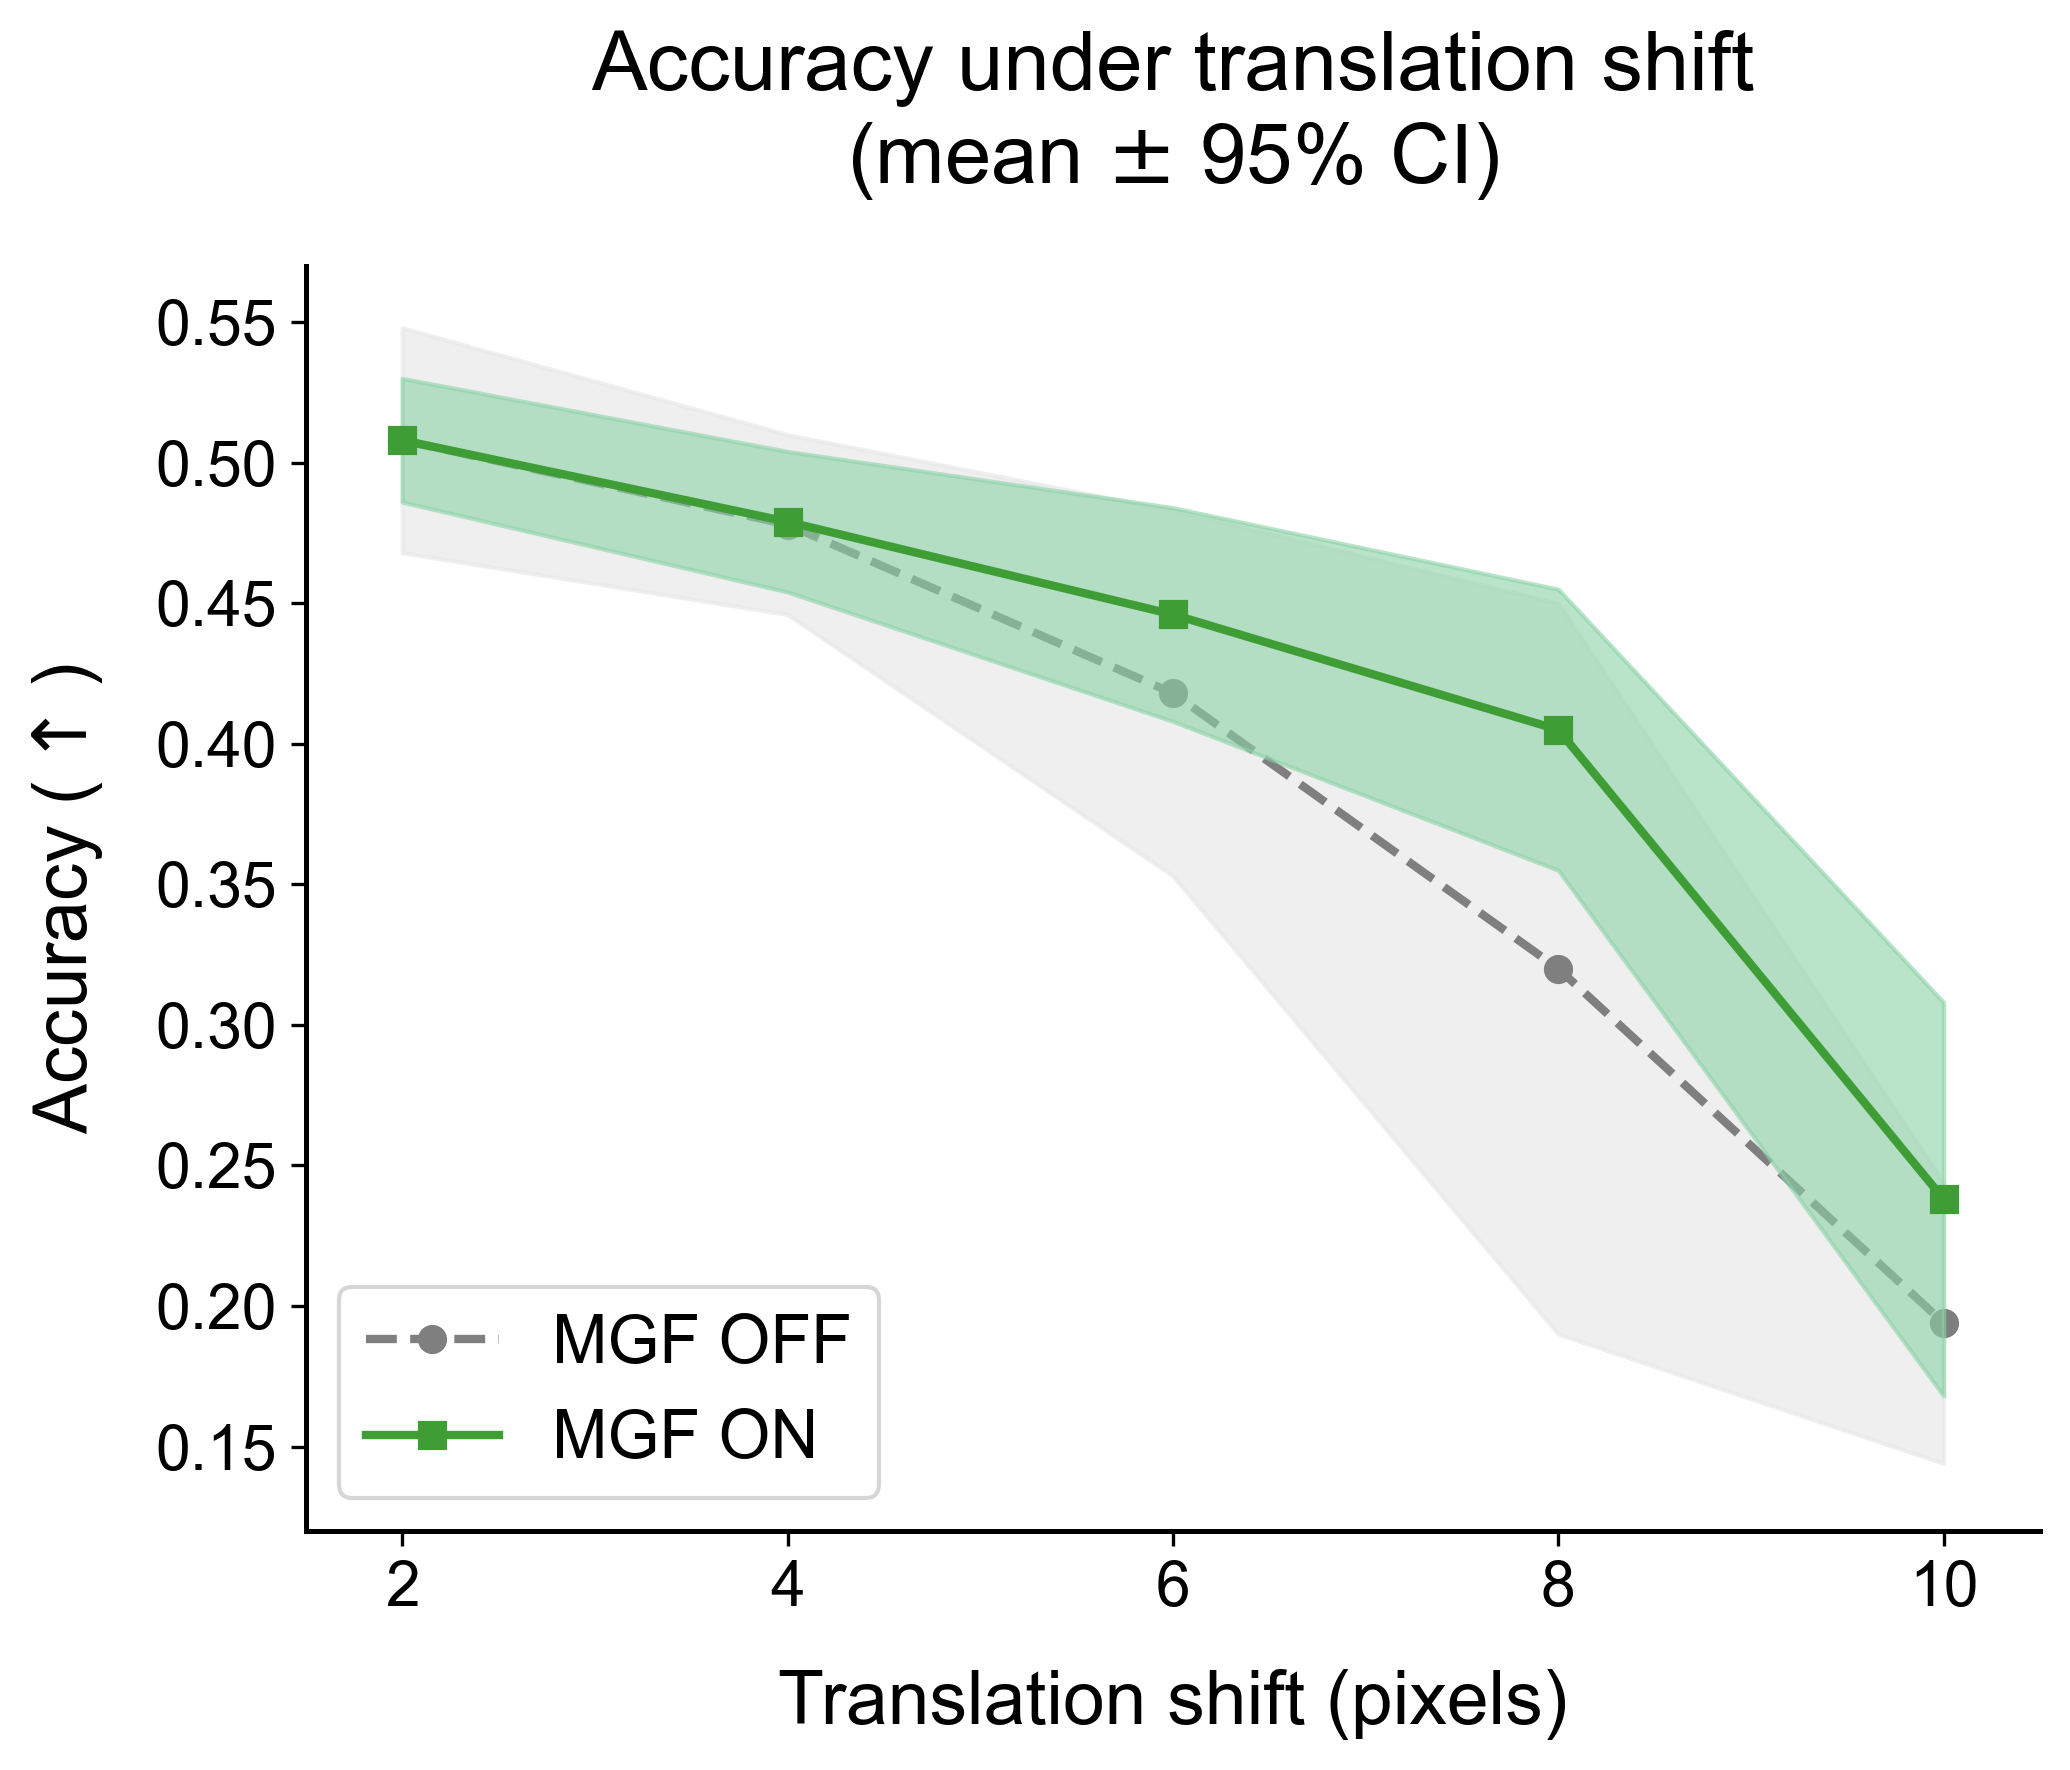

Recreate this plot in Python.
import matplotlib.pyplot as plt
import numpy as np
import pandas as pd
import os

COLOR_ON_LINE = '#3e9d35'
COLOR_ON_SHADE = '#8cd3a8'
COLOR_OFF_LINE = '#7f7f7f'
COLOR_OFF_SHADE = '#e9e9e9'

save_path = r'file_name'

translation_shifts = np.array([2, 4, 6, 8, 10])

mgf_off_mean = np.array([0.508, 0.478, 0.418, 0.320, 0.194])
mgf_off_ci = np.array([0.040, 0.032, 0.065, 0.130, 0.050])

mgf_on_mean = np.array([0.508, 0.479, 0.446, 0.405, 0.238])
mgf_on_ci = np.array([0.022, 0.025, 0.038, 0.050, 0.070])

df = pd.DataFrame({
    'Translation_Shift_Pixels': translation_shifts,
    'MGF_OFF_Mean': mgf_off_mean,
    'MGF_OFF_95CI': mgf_off_ci,
    'MGF_ON_Mean': mgf_on_mean,
    'MGF_ON_95CI': mgf_on_ci
})

if not os.path.exists(save_path):
    os.makedirs(save_path)

csv_file = os.path.join(save_path, 'results_translation.csv')
df.to_csv(csv_file, index=False)
print(f"out: {csv_file}")

plt.rcParams['font.family'] = 'Arial'
plt.rcParams['axes.linewidth'] = 1.2

fig, ax = plt.subplots(figsize=(7, 6), dpi=300)

ax.plot(translation_shifts, mgf_off_mean, color=COLOR_OFF_LINE, linestyle='--',
        marker='o', markersize=6, label='MGF OFF', linewidth=2, zorder=2)
ax.fill_between(translation_shifts, mgf_off_mean - mgf_off_ci, mgf_off_mean + mgf_off_ci,
                color=COLOR_OFF_SHADE, alpha=0.7, zorder=1)

ax.plot(translation_shifts, mgf_on_mean, color=COLOR_ON_LINE, linestyle='-',
        marker='s', markersize=6, label='MGF ON', linewidth=2, zorder=4)
ax.fill_between(translation_shifts, mgf_on_mean - mgf_on_ci, mgf_on_mean + mgf_on_ci,
                color=COLOR_ON_SHADE, alpha=0.6, zorder=3)

ax.set_xlim(1.5, 10.5)
ax.set_xticks(translation_shifts)
ax.set_ylim(0.12, 0.57)

ax.set_xlabel('Translation shift (pixels)', fontsize=18, labelpad=12)
ax.set_ylabel(r'Accuracy ($\uparrow$)', fontsize=18, labelpad=12)
ax.set_title(r'Accuracy under translation shift' + '\n' + r'(mean $\pm$ 95% CI)',
             fontsize=20, pad=20)

# 移除上、右边框
ax.spines['top'].set_visible(False)
ax.spines['right'].set_visible(False)
ax.tick_params(axis='both', labelsize=15)

legend = ax.legend(fontsize=16, loc='lower left', frameon=True)
legend.get_frame().set_linewidth(1.0)

plt.tight_layout()

png_output = os.path.join(save_path, 'accuracy_translation_plot.png')
pdf_output = os.path.join(save_path, 'accuracy_translation_plot.pdf')

plt.savefig(png_output, bbox_inches='tight', dpi=300)
plt.savefig(pdf_output, bbox_inches='tight')

print(f"output: \nPNG: {png_output} \nPDF: {pdf_output}")
plt.show()
